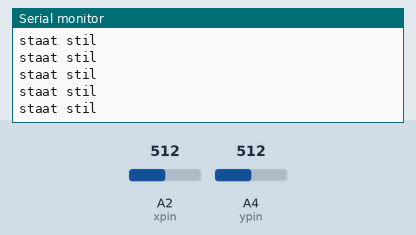
This sketch was run on a simulated Arduino Uno, built with avr-gcc and run on an emulated ATmega328P. On the bench: the last lines printed to the serial monitor. Inputs (shaded band) come from the test bench; at power-on: A4 (ypin) = 512, A2 (xpin) = 512.

Above: at 1.2 s.
1.3 s: A4 (ypin) set to 110
4.3 s: A4 (ypin) set to 92
At 5.2 s:
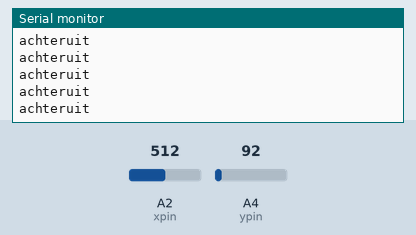
6.2 s: A2 (xpin) set to 486
At 6.8 s:
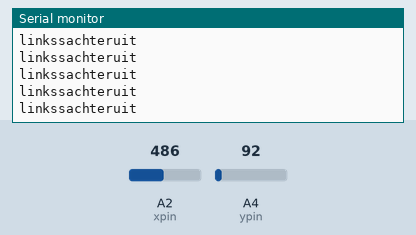

Measured:
- the behaviour switches between 100 and 99 on A4 (ypin) (found by bisection; images 0 and 1)
- the behaviour switches between 500 and 499 on A2 (xpin) (found by bisection; images 1 and 2)
- after the input at 4.3 s, the serial monitor: prints a new line after 0.07 s (image 1)
- after the input at 6.2 s, the serial monitor: prints a new line after 0.07 s (image 2)

The sketch:

Analoge_Joystick.ino
```cpp
int xpin = 2;
int ypin = 4;
int xposition;
int yposition;

void setup() {
  // put your setup code here, to run once:
  Serial.begin(9600);
}

void loop() {
  // put your main code here, to run repeatedly:
  xposition = analogRead(xpin);
  yposition = analogRead(ypin);

  if(yposition>4000){
    if(xposition>3500){
      Serial.println("rechtsvooruit");
    }
    else if(xposition<500){
      Serial.println("linksvooruit");
    }
    else{
      Serial.println("rechtdoor");
    }
  }
  else if(yposition<100){
    if(xposition>3500){
      Serial.println("rechtsachteruit");
    }
    else if(xposition<500){
      Serial.println("linkssachteruit");
    }
    else{
    Serial.println("achteruit");
    }
  }
  else{
    Serial.println("staat stil");
  }
}
```
